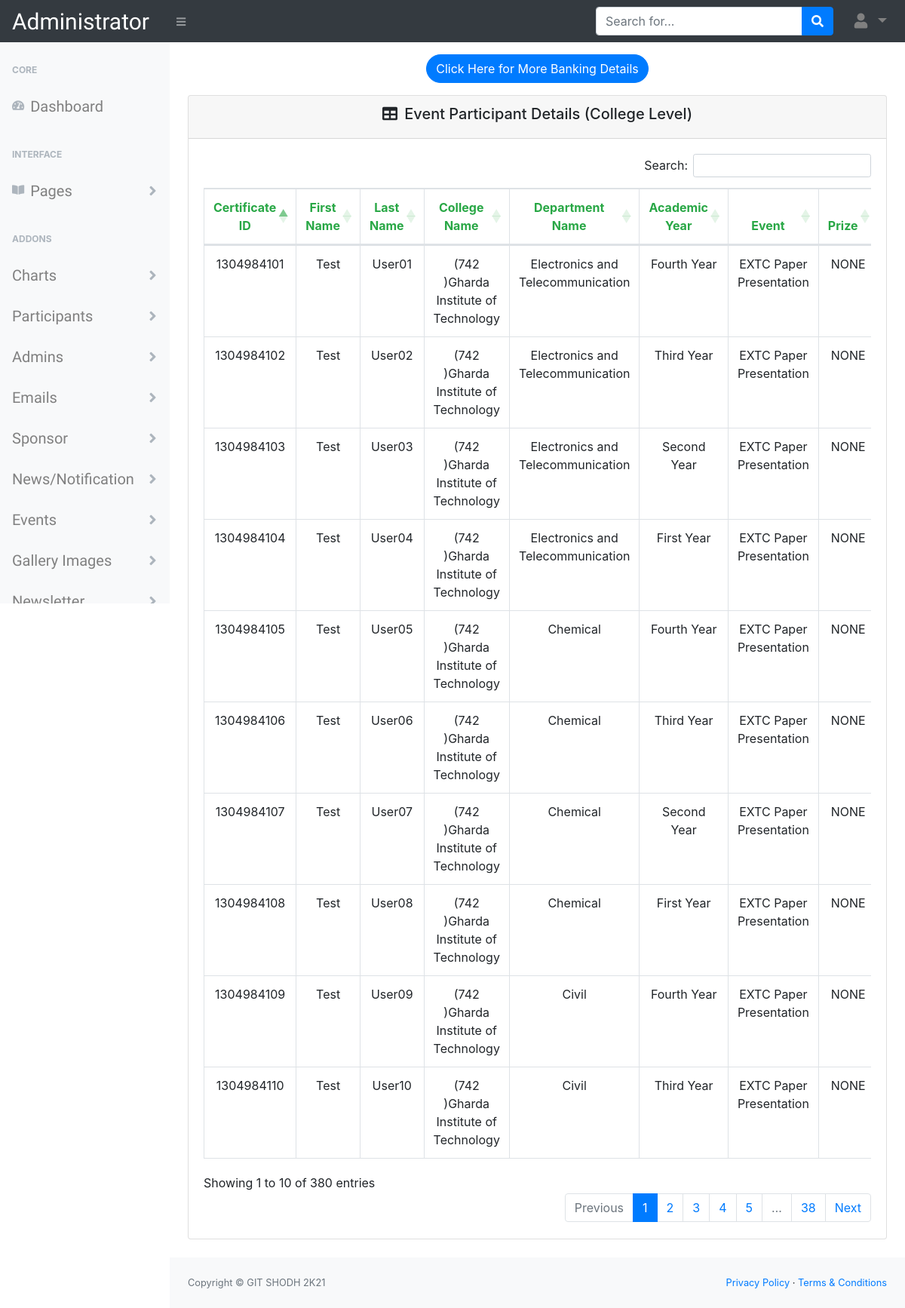
/Admin/adminIndexData.php (signed in), run on the app's committed database.
### tables this page shows
CREATE TABLE `event_information` (
  `email` varchar(100) NOT NULL,
  `certificateId` int(35) NOT NULL,
  `event` varchar(30) NOT NULL,
  `paymentType` varchar(30) NOT NULL,
  `prize` varchar(30) NOT NULL DEFAULT 'NONE',
  `gatewayName` varchar(100) NOT NULL,
  `resMsg` varchar(100) NOT NULL,
  `bankName` varchar(100) NOT NULL,
  `txnId` varchar(255) NOT NULL,
  `txnAmount` varchar(100) NOT NULL,
  `orderId` varchar(100) NOT NULL,
  `status` varchar(100) NOT NULL,
  `bankTxnId` varchar(150) NOT NULL,
  `txnDate` datetime(6) NOT NULL,
  `attendStatus` varchar(60) NOT NULL DEFAULT 'absent'
);

CREATE TABLE `user_information` (
  `email` varchar(100) NOT NULL,
  `profileImage` varchar(100) NOT NULL DEFAULT 'defaultUser.png',
  `firstName` varchar(30) DEFAULT NULL,
  `lastName` varchar(30) DEFAULT NULL,
  `mobileNumber` bigint(20) DEFAULT NULL,
  `collegeName` varchar(60) DEFAULT NULL,
  `departmentName` varchar(60) DEFAULT NULL,
  `academicYear` varchar(30) DEFAULT NULL,
  `password` varchar(100) DEFAULT NULL,
  `token` varchar(150) NOT NULL,
  `tokenDate` datetime(6) DEFAULT NULL,
  `status` varchar(60) NOT NULL DEFAULT 'inactive'
);

### Admin/adminIndexData.php (the view, shortened to what this page needs)
<?php
require_once '../config/configPDO.php';
?>
<!doctype html>
<html lang="en">
<head>
  <?php include_once "includes/adminHeaderScripts.php";?>
</head>
<body class="sb-nav-fixed">
  <?php
include_once "includes/adminNavbar.php";
?>
  <div id="layoutSidenav_content">
    <main class="container-fluid">
      <div class="row">
        <section class="col-md-12">
          <div class="text-center my-3">
            <a href="../Paytm/PaytmKit/TxnStatus.php" class="btn btn-primary rounded-pill">Click Here for More Banking
              Details</a>
          </div>
          <div class="card mb-4">
            <div class="card-header text-center">
              <h5><i class="fas fa-table mr-1"></i>
                Event Participant Details (College Level)</h5>
            </div>
            <div class="card-body">
              <div class="table-responsive">
                <?php
try {
    $sql = "SELECT * FROM user_information INNER JOIN event_information ON
      user_information.email= event_information.email ORDER BY firstName ASC";
    $result = $conn->prepare($sql);
    $result->execute();
    if ($result->rowCount() > 0) {
        ?>
                <table class='table table-bordered' id='dataTableParticipants' class="display" width='100%' cellspacing='0'>
                  <thead>
                    <th class='text-success text-center'>Certificate ID</th>
                    <th class='text-success text-center'>First Name</th>
                    <th class='text-success text-center'>Last Name</th>
                    <th class='text-success text-center'>College Name</th>
                    <th class='text-success text-center'>Department Name</th>
                    <th class='text-success text-center'>Academic Year</th>
                    <th class='text-success text-center'>Event</th>
                    <th class='text-success text-center'>Prize</th>
                  </thead>
                  <tbody>
                    <?php
        while ($row = $result->fetch(PDO::FETCH_ASSOC)) {
            ?>
                    <tr>
                      <td class='text-center'> <?php echo $row['certificateId'] ?> </td>
                      <td class='text-center'> <?php echo $row['firstName'] ?></td>
                      <td class='text-center'> <?php echo $row['lastName'] ?></td>
                      <td class='text-center'> <?php echo $row['collegeName'] ?> </td>
                      <td class='text-center'> <?php echo $row['departmentName'] ?></td>
                      <td class='text-center'> <?php echo $row['academicYear'] ?></td>
                      <td class='text-center'> <?php echo $row['event'] ?></td>
                      <td class='text-center'> <?php echo $row['prize'] ?> </td>
                    </tr>
                    <?php
}
        ?>
                  </tbody>
                </table>
                <?php
}
} catch (PDOException $e) {
    echo "<script>alert('We are sorry, there seems to be a problem with our systems. Please try again.');</script>";
    echo "Error " . $e->getMessage();
}
?>
              </div>
            </div>
          </div>
        </section>
      </div>
    </main>
    <?php include_once "includes/adminFooter.php";?>
  </div>
</body>
</html>

### data on the page
event_information: certificateId "1304984101", email.firstName "Test", email.lastName "User01", email.collegeName "(742 )Gharda Institute of Technology", email.departmentName "Electronics and Telecommunication", email.academicYear "Fourth Year", event "EXTC Paper Presentation", prize "NONE"
event_information: certificateId "1304984110", email.firstName "Test", email.lastName "User10", email.collegeName "(742 )Gharda Institute of Technology", email.departmentName "Civil", email.academicYear "Third Year", event "EXTC Paper Presentation", prize "NONE"
event_information: certificateId "1304984102", email.firstName "Test", email.lastName "User02", email.collegeName "(742 )Gharda Institute of Technology", email.departmentName "Electronics and Telecommunication", email.academicYear "Third Year", event "EXTC Paper Presentation", prize "NONE"
event_information: certificateId "1304984103", email.firstName "Test", email.lastName "User03", email.collegeName "(742 )Gharda Institute of Technology", email.departmentName "Electronics and Telecommunication", email.academicYear "Second Year", event "EXTC Paper Presentation", prize "NONE"
event_information: certificateId "1304984104", email.firstName "Test", email.lastName "User04", email.collegeName "(742 )Gharda Institute of Technology", email.departmentName "Electronics and Telecommunication", email.academicYear "First Year", event "EXTC Paper Presentation", prize "NONE"
event_information: certificateId "1304984105", email.firstName "Test", email.lastName "User05", email.collegeName "(742 )Gharda Institute of Technology", email.departmentName "Chemical", email.academicYear "Fourth Year", event "EXTC Paper Presentation", prize "NONE"
event_information: certificateId "1304984106", email.firstName "Test", email.lastName "User06", email.collegeName "(742 )Gharda Institute of Technology", email.departmentName "Chemical", email.academicYear "Third Year", event "EXTC Paper Presentation", prize "NONE"
event_information: certificateId "1304984107", email.firstName "Test", email.lastName "User07", email.collegeName "(742 )Gharda Institute of Technology", email.departmentName "Chemical", email.academicYear "Second Year", event "EXTC Paper Presentation", prize "NONE"
event_information: certificateId "1304984108", email.firstName "Test", email.lastName "User08", email.collegeName "(742 )Gharda Institute of Technology", email.departmentName "Chemical", email.academicYear "First Year", event "EXTC Paper Presentation", prize "NONE"
event_information: certificateId "1304984109", email.firstName "Test", email.lastName "User09", email.collegeName "(742 )Gharda Institute of Technology", email.departmentName "Civil", email.academicYear "Fourth Year", event "EXTC Paper Presentation", prize "NONE"
